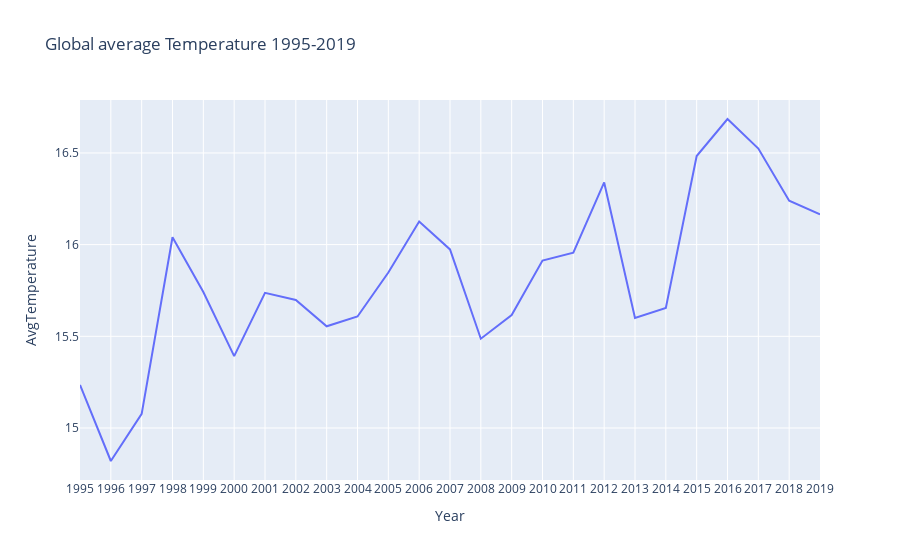

The notebook cell this image was saved under:
### Markdown cell above
Let's draw a line chart for this data

### Code cell
fig=px.line(data_agg, x="Year", y="AvgTemperature", title="Global average Temperature 1995-2019")
fig.update_xaxes(dtick= "Year")
fig.show()

### Figure 1 — Plotly figure (JSON) as saved in the notebook; plotly's stock layout.template omitted (floating-point values rounded to 4 significant figures)
{"data": [{"hovertemplate": "Year=%{x}<br>AvgTemperature=%{y}<extra></extra>", "legendgroup": "", "line": {"color": "#636efa", "dash": "solid"}, "marker": {"symbol": "circle"}, "mode": "lines", "name": "", "orientation": "v", "showlegend": false, "type": "scatter", "x": [1995, 1996, 1997, 1998, 1999, 2000, 2001, 2002, 2003, 2004, 2005, 2006, 2007, 2008, 2009, 2010, 2011, 2012, 2013, 2014, 2015, 2016, 2017, 2018, 2019], "xaxis": "x", "y": [15.23, 14.82, 15.08, 16.04, 15.74, 15.39, 15.74, 15.7, 15.55, 15.61, 15.85, 16.13, 15.97, 15.49, 15.62, 15.91, 15.96, 16.34, 15.6, 15.66, 16.48, 16.69, 16.52, 16.24, 16.16], "yaxis": "y"}], "layout": {"legend": {"tracegroupgap": 0}, "title": {"text": "Global average Temperature 1995-2019"}, "xaxis": {"anchor": "y", "domain": [0, 1], "dtick": "Year", "title": {"text": "Year"}}, "yaxis": {"anchor": "x", "domain": [0, 1], "title": {"text": "AvgTemperature"}}}}
